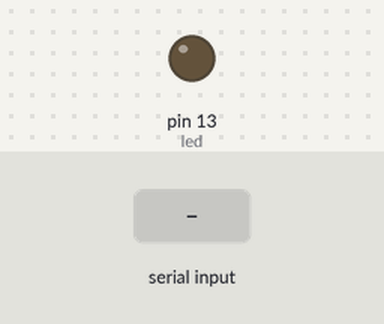
The sketch below on a simulated Arduino Uno, built with avr-gcc and run on an emulated ATmega328P. On the bench: output pins drawn as LEDs (lit = HIGH). The inputs (shaded band) are chosen by the test bench. What the sketch prints to the serial monitor is not drawn.

Above: at 1.2 s.
1.3 s: "a" received over Serial
At 1.8 s:
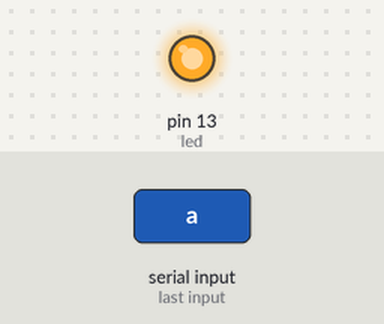
2.8 s: "b" received over Serial
At 4.2 s:
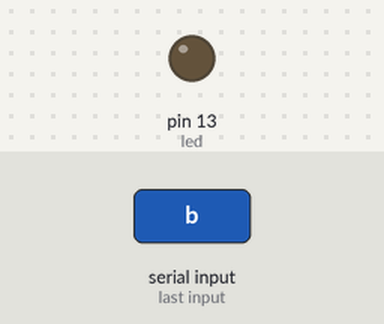
Timing chart, 0 to 5.8 s (numbered marks = the images above; inputs shaded):
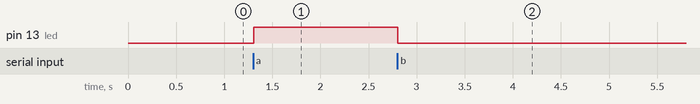

Measured:
- after the input at 1.3 s, pin 13 (led): LOW → HIGH at once
- after the input at 2.8 s, pin 13 (led): HIGH → LOW at once

The sketch:

Input-Define.ino
```cpp
char input;
#define led 13

void setup() {
Serial.begin(9600);
pinMode(led,OUTPUT);

}

void loop() {
if(Serial.available()>0)
input= Serial.read();
Serial.println(input);
if(input=='a'){
  digitalWrite(led,HIGH);
}
else if(input=='b'){
  digitalWrite(led,LOW);
}
}
```
